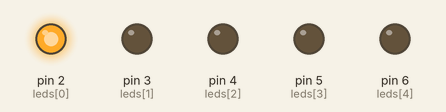
A sketch run on a simulated Arduino Uno, built with avr-gcc and run on an emulated ATmega328P. Parts: output pins drawn as LEDs (lit = HIGH).

Above: at 0.1 s.
At 0.9 s:
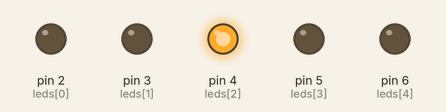
At 1.7 s:
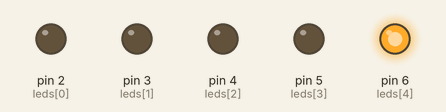
At 3.7 s:
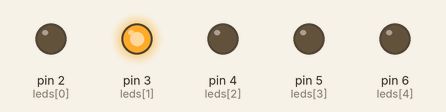
At 5.3 s:
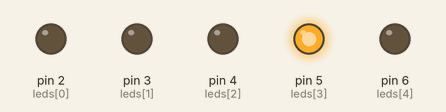
At 7.1 s:
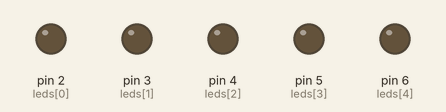
Timing chart, 0 to 7.4 s (numbered marks = the images above):
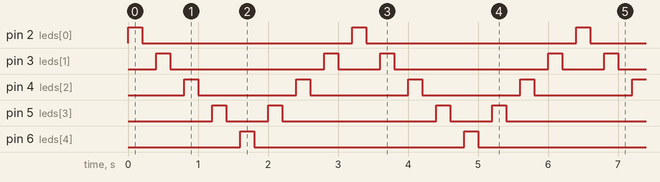

The sketch:

IOT_lab1.ino
```cpp
int leds[5] = {2, 3, 4, 5, 6};

void setup() {
  for (int i = 0; i < 5; i++) {
    pinMode(leds[i], OUTPUT);
  }
}

void loop() {

  for (int i = 0; i < 5; i++) {
    digitalWrite(leds[i], HIGH);
    delay(200);
    digitalWrite(leds[i], LOW);
    delay(200);
  }


  for (int i = 3; i > 0; i--) {
    digitalWrite(leds[i], HIGH);
    delay(200);
    digitalWrite(leds[i], LOW);
    delay(200);
  }
}
```

Measured:
- by itself, pin 2 (leds[0]), pin 6 (leds[4]): alternates HIGH for 0.20 s and LOW for 3.0 s
- by itself, pin 3 (leds[1]): repeats every 3.2 s: LOW 2.2 s, HIGH 0.20 s, LOW 0.60 s, HIGH 0.20 s
- by itself, pin 4 (leds[2]): alternates HIGH for 0.20 s and LOW for 1.4 s
- by itself, pin 5 (leds[3]): repeats every 3.2 s: LOW 0.60 s, HIGH 0.20 s, LOW 2.2 s, HIGH 0.20 s
